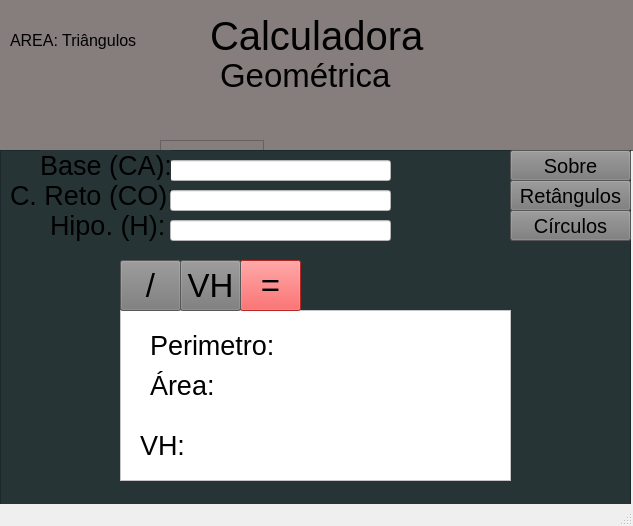
<?xml version="1.0" encoding="UTF-8"?>
<ui version="4.0">
 <class>MainWindow</class>
 <widget class="QMainWindow" name="MainWindow">
  <property name="geometry">
   <rect>
    <x>0</x>
    <y>0</y>
    <width>633</width>
    <height>526</height>
   </rect>
  </property>
  <property name="windowTitle">
   <string>GEO Calculadora</string>
  </property>
  <widget class="QWidget" name="centralwidget">
   <widget class="QFrame" name="frame">
    <property name="geometry">
     <rect>
      <x>-30</x>
      <y>-10</y>
      <width>801</width>
      <height>161</height>
     </rect>
    </property>
    <property name="styleSheet">
     <string notr="true">alternate-background-color: rgb(98, 96, 95);
background-color: rgb(134, 125, 125);</string>
    </property>
    <property name="frameShape">
     <enum>QFrame::StyledPanel</enum>
    </property>
    <property name="frameShadow">
     <enum>QFrame::Raised</enum>
    </property>
    <widget class="QLabel" name="label">
     <property name="geometry">
      <rect>
       <x>240</x>
       <y>10</y>
       <width>561</width>
       <height>71</height>
      </rect>
     </property>
     <property name="font">
      <font>
       <pointsize>30</pointsize>
      </font>
     </property>
     <property name="text">
      <string>Calculadora</string>
     </property>
    </widget>
    <widget class="QLabel" name="label_2">
     <property name="geometry">
      <rect>
       <x>250</x>
       <y>70</y>
       <width>561</width>
       <height>31</height>
      </rect>
     </property>
     <property name="font">
      <font>
       <pointsize>25</pointsize>
      </font>
     </property>
     <property name="text">
      <string>Geométrica</string>
     </property>
    </widget>
    <widget class="QLabel" name="label_3">
     <property name="geometry">
      <rect>
       <x>40</x>
       <y>30</y>
       <width>141</width>
       <height>41</height>
      </rect>
     </property>
     <property name="font">
      <font>
       <pointsize>12</pointsize>
      </font>
     </property>
     <property name="text">
      <string>AREA: Triângulos</string>
     </property>
    </widget>
    <widget class="QTextEdit" name="textEdit">
     <property name="geometry">
      <rect>
       <x>190</x>
       <y>150</y>
       <width>104</width>
       <height>71</height>
      </rect>
     </property>
    </widget>
   </widget>
   <widget class="QFrame" name="frame_2">
    <property name="geometry">
     <rect>
      <x>0</x>
      <y>150</y>
      <width>631</width>
      <height>361</height>
     </rect>
    </property>
    <property name="styleSheet">
     <string notr="true">background-color: rgb(38, 52, 54);</string>
    </property>
    <property name="frameShape">
     <enum>QFrame::StyledPanel</enum>
    </property>
    <property name="frameShadow">
     <enum>QFrame::Raised</enum>
    </property>
    <widget class="QPushButton" name="pushButton">
     <property name="geometry">
      <rect>
       <x>510</x>
       <y>0</y>
       <width>121</width>
       <height>31</height>
      </rect>
     </property>
     <property name="font">
      <font>
       <pointsize>15</pointsize>
      </font>
     </property>
     <property name="styleSheet">
      <string notr="true">background-color: rgb(42, 37, 35);
background-color: rgb(121, 121, 121);</string>
     </property>
     <property name="text">
      <string>Sobre</string>
     </property>
    </widget>
    <widget class="QPushButton" name="pushButton_2">
     <property name="geometry">
      <rect>
       <x>510</x>
       <y>30</y>
       <width>121</width>
       <height>31</height>
      </rect>
     </property>
     <property name="font">
      <font>
       <pointsize>15</pointsize>
      </font>
     </property>
     <property name="styleSheet">
      <string notr="true">background-color: rgb(42, 37, 35);
background-color: rgb(121, 121, 121);</string>
     </property>
     <property name="text">
      <string>Retângulos</string>
     </property>
    </widget>
    <widget class="QPushButton" name="pushButton_3">
     <property name="geometry">
      <rect>
       <x>510</x>
       <y>60</y>
       <width>121</width>
       <height>31</height>
      </rect>
     </property>
     <property name="font">
      <font>
       <pointsize>15</pointsize>
      </font>
     </property>
     <property name="styleSheet">
      <string notr="true">background-color: rgb(42, 37, 35);
background-color: rgb(121, 121, 121);</string>
     </property>
     <property name="text">
      <string>Círculos</string>
     </property>
    </widget>
    <widget class="QFrame" name="frame_3">
     <property name="geometry">
      <rect>
       <x>120</x>
       <y>160</y>
       <width>391</width>
       <height>171</height>
      </rect>
     </property>
     <property name="styleSheet">
      <string notr="true">background-color: rgb(255, 255, 255);</string>
     </property>
     <property name="frameShape">
      <enum>QFrame::StyledPanel</enum>
     </property>
     <property name="frameShadow">
      <enum>QFrame::Raised</enum>
     </property>
     <widget class="QLabel" name="label_4">
      <property name="geometry">
       <rect>
        <x>30</x>
        <y>10</y>
        <width>311</width>
        <height>51</height>
       </rect>
      </property>
      <property name="font">
       <font>
        <pointsize>20</pointsize>
       </font>
      </property>
      <property name="text">
       <string>Perimetro:</string>
      </property>
     </widget>
     <widget class="QLabel" name="label_5">
      <property name="geometry">
       <rect>
        <x>30</x>
        <y>50</y>
        <width>311</width>
        <height>51</height>
       </rect>
      </property>
      <property name="font">
       <font>
        <pointsize>20</pointsize>
       </font>
      </property>
      <property name="text">
       <string>Área:</string>
      </property>
     </widget>
     <widget class="QLabel" name="label_9">
      <property name="geometry">
       <rect>
        <x>20</x>
        <y>110</y>
        <width>311</width>
        <height>51</height>
       </rect>
      </property>
      <property name="font">
       <font>
        <pointsize>20</pointsize>
       </font>
      </property>
      <property name="text">
       <string>VH:</string>
      </property>
     </widget>
    </widget>
    <widget class="QLineEdit" name="lineEdit">
     <property name="geometry">
      <rect>
       <x>170</x>
       <y>10</y>
       <width>221</width>
       <height>21</height>
      </rect>
     </property>
     <property name="styleSheet">
      <string notr="true">background-color: rgb(255, 255, 255);</string>
     </property>
    </widget>
    <widget class="QLabel" name="label_6">
     <property name="geometry">
      <rect>
       <x>40</x>
       <y>0</y>
       <width>131</width>
       <height>31</height>
      </rect>
     </property>
     <property name="font">
      <font>
       <pointsize>20</pointsize>
      </font>
     </property>
     <property name="text">
      <string>Base (CA):</string>
     </property>
    </widget>
    <widget class="QLabel" name="label_7">
     <property name="geometry">
      <rect>
       <x>10</x>
       <y>30</y>
       <width>161</width>
       <height>31</height>
      </rect>
     </property>
     <property name="font">
      <font>
       <pointsize>20</pointsize>
      </font>
     </property>
     <property name="text">
      <string>C. Reto (CO):</string>
     </property>
    </widget>
    <widget class="QLineEdit" name="lineEdit_2">
     <property name="geometry">
      <rect>
       <x>170</x>
       <y>40</y>
       <width>221</width>
       <height>21</height>
      </rect>
     </property>
     <property name="styleSheet">
      <string notr="true">background-color: rgb(255, 255, 255);</string>
     </property>
    </widget>
    <widget class="QPushButton" name="pushButton_4">
     <property name="geometry">
      <rect>
       <x>240</x>
       <y>110</y>
       <width>61</width>
       <height>51</height>
      </rect>
     </property>
     <property name="font">
      <font>
       <pointsize>25</pointsize>
      </font>
     </property>
     <property name="styleSheet">
      <string notr="true">background-color: rgb(255, 51, 51);</string>
     </property>
     <property name="text">
      <string>=</string>
     </property>
    </widget>
    <widget class="QPushButton" name="pushButton_5">
     <property name="geometry">
      <rect>
       <x>120</x>
       <y>110</y>
       <width>61</width>
       <height>51</height>
      </rect>
     </property>
     <property name="font">
      <font>
       <pointsize>25</pointsize>
      </font>
     </property>
     <property name="styleSheet">
      <string notr="true">background-color: rgb(42, 37, 35);
background-color: rgb(255, 241, 234);
background-color: rgb(121, 121, 121);</string>
     </property>
     <property name="text">
      <string>/</string>
     </property>
    </widget>
    <widget class="QPushButton" name="pushButton_6">
     <property name="geometry">
      <rect>
       <x>180</x>
       <y>110</y>
       <width>61</width>
       <height>51</height>
      </rect>
     </property>
     <property name="font">
      <font>
       <pointsize>25</pointsize>
      </font>
     </property>
     <property name="styleSheet">
      <string notr="true">background-color: rgb(42, 37, 35);
background-color: rgb(255, 241, 234);
background-color: rgb(121, 121, 121);</string>
     </property>
     <property name="text">
      <string>VH</string>
     </property>
    </widget>
    <widget class="QLabel" name="label_8">
     <property name="geometry">
      <rect>
       <x>50</x>
       <y>60</y>
       <width>121</width>
       <height>31</height>
      </rect>
     </property>
     <property name="font">
      <font>
       <pointsize>20</pointsize>
      </font>
     </property>
     <property name="text">
      <string>Hipo. (H):</string>
     </property>
    </widget>
    <widget class="QLineEdit" name="lineEdit_3">
     <property name="geometry">
      <rect>
       <x>170</x>
       <y>70</y>
       <width>221</width>
       <height>21</height>
      </rect>
     </property>
     <property name="styleSheet">
      <string notr="true">background-color: rgb(255, 255, 255);</string>
     </property>
    </widget>
   </widget>
  </widget>
  <widget class="QMenuBar" name="menubar">
   <property name="geometry">
    <rect>
     <x>0</x>
     <y>0</y>
     <width>633</width>
     <height>21</height>
    </rect>
   </property>
  </widget>
  <widget class="QStatusBar" name="statusbar"/>
 </widget>
 <resources/>
 <connections/>
</ui>
